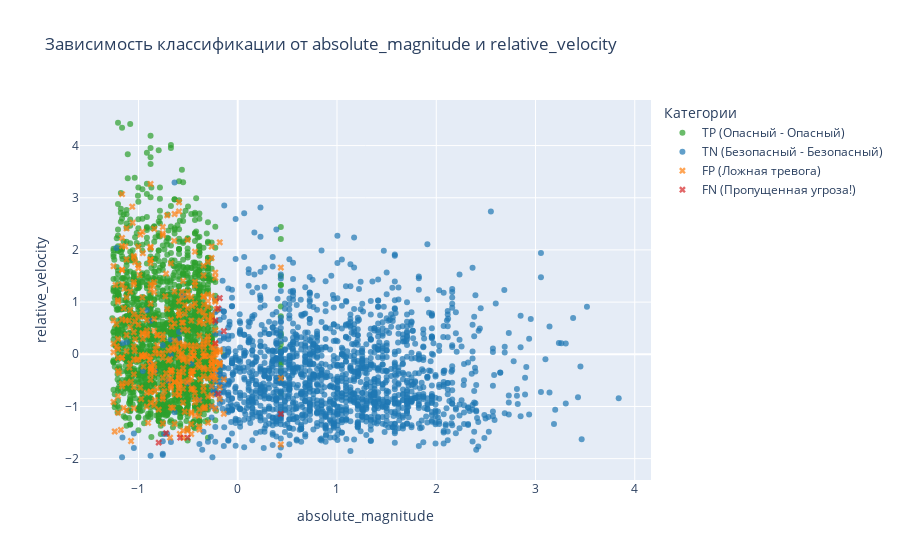

Notebook code cell kept with this figure:
### Markdown cell above
#### График распределения астроидов по звёздной величине и скорости

### Code cell
plot_magnitude_vs_velocity(X_test, y_test, y_pred_best_knn)

### Figure 1 — Plotly figure (JSON) as saved in the notebook; plotly's stock layout.template omitted (floating-point values rounded to 4 significant figures; data arrays with more than 128 entries replaced by an {"elided": "..."} marker saying what was removed)
{"data": [{"marker": {"color": "#2ca02c", "opacity": 0.7, "symbol": "circle"}, "mode": "markers", "name": "TP (Опасный - Опасный)", "type": "scatter", "x": {"elided": "1973 float values"}, "y": {"elided": "1973 float values"}}, {"marker": {"color": "#1f77b4", "opacity": 0.7, "symbol": "circle"}, "mode": "markers", "name": "TN (Безопасный - Безопасный)", "type": "scatter", "x": {"elided": "1658 float values"}, "y": {"elided": "1658 float values"}}, {"marker": {"color": "#ff7f0e", "opacity": 0.7, "symbol": "x"}, "mode": "markers", "name": "FP (Ложная тревога)", "type": "scatter", "x": {"elided": "379 float values"}, "y": {"elided": "379 float values"}}, {"marker": {"color": "#d62728", "opacity": 0.7, "symbol": "x"}, "mode": "markers", "name": "FN (Пропущенная угроза!)", "type": "scatter", "x": [-0.14, -0.5051, -0.7963, -0.2262, -0.1975, -0.1811, -0.1975, -0.5789, 0.4341, -0.7224, -0.2262], "y": [0.4428, -1.598, -1.693, 0.2122, 0.8792, 1.077, -0.7591, -1.597, -1.143, -1.511, 0.6477]}], "layout": {"legend": {"title": {"text": "Категории"}}, "title": {"text": "Зависимость классификации от absolute_magnitude и relative_velocity"}, "xaxis": {"title": {"text": "absolute_magnitude"}}, "yaxis": {"title": {"text": "relative_velocity"}}}}
